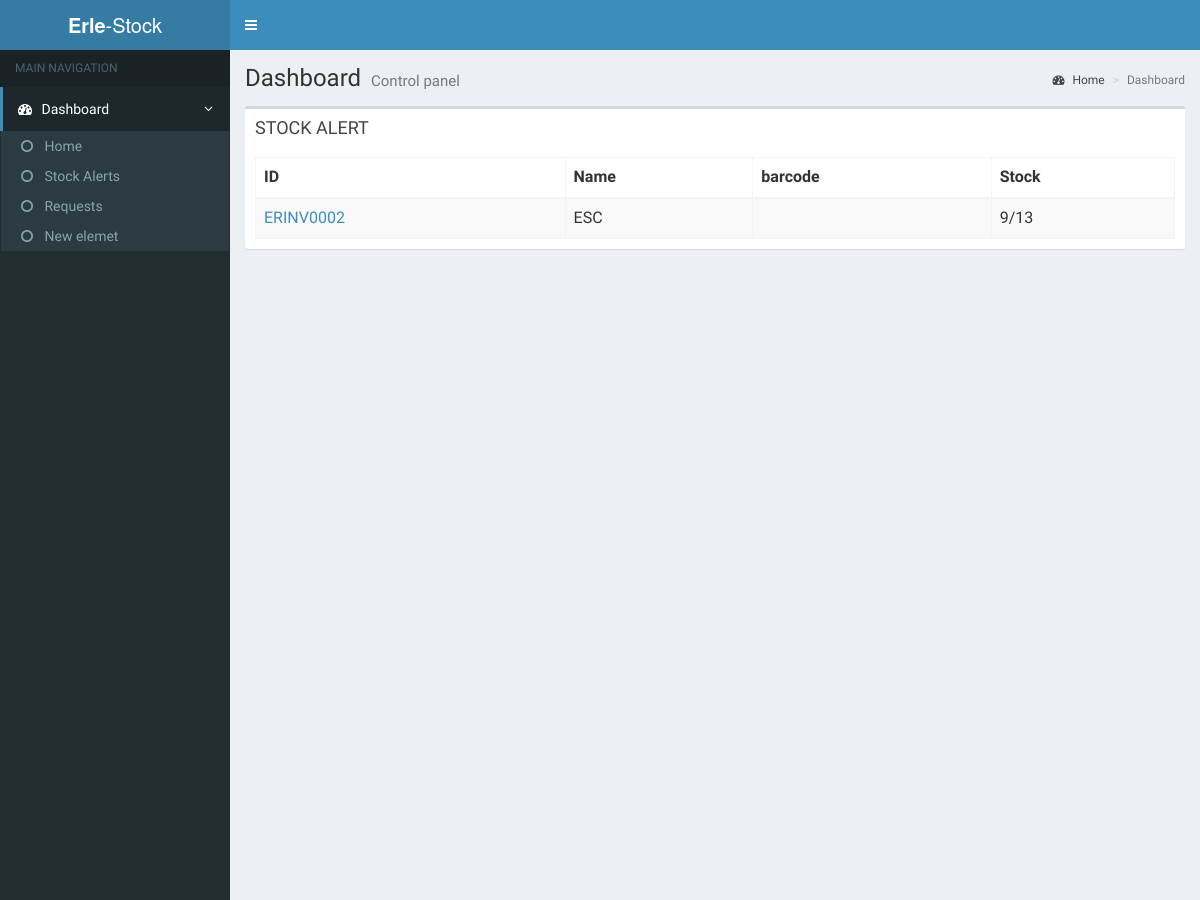
The page /stock_alerts.php (upper part) on the database as committed earlier.
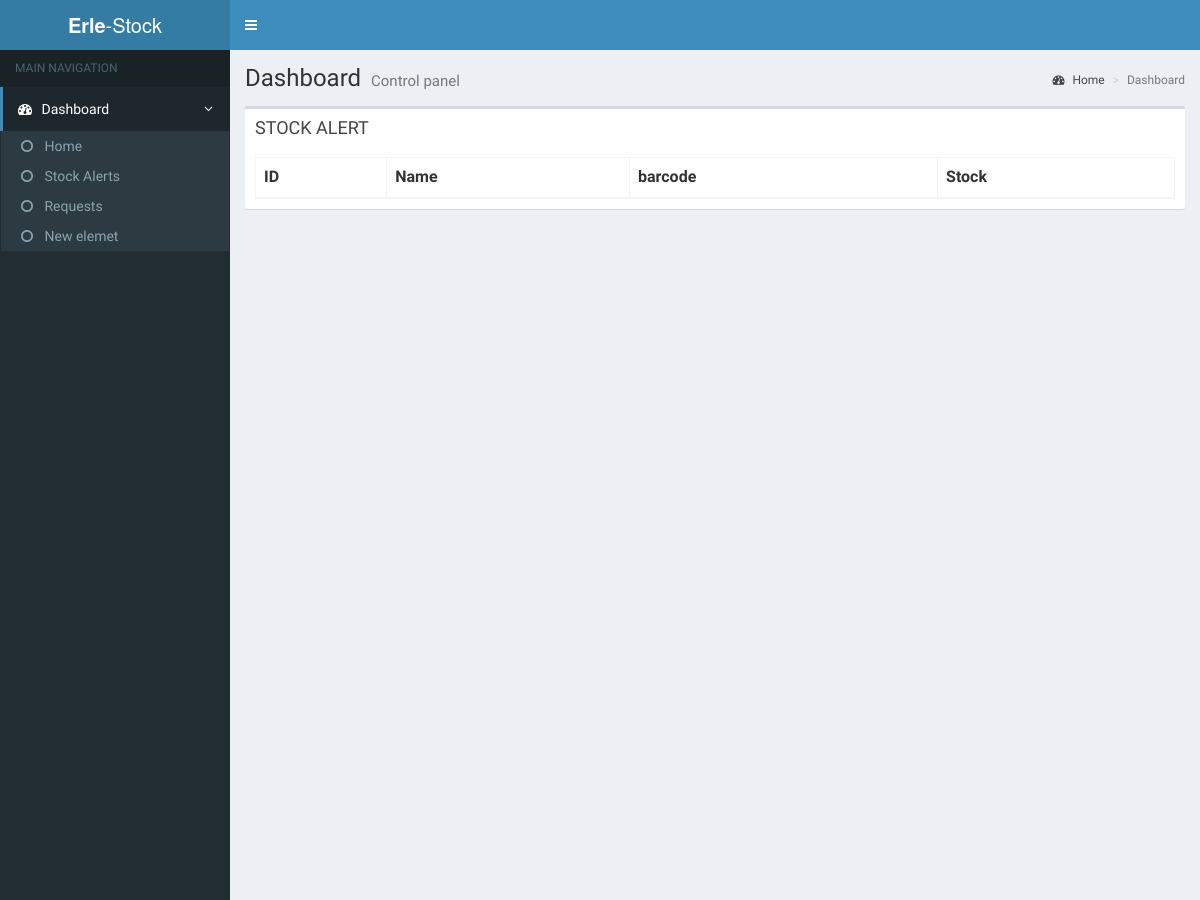
The same page on the database as committed later.
### tables this page shows
CREATE TABLE `item` (
  `id` int(11) NOT NULL,
  `name` varchar(200) NOT NULL,
  `barcode` int(12) DEFAULT NULL,
  `stock` int(11) NOT NULL,
  `alerta` int(11) NOT NULL DEFAULT '10'
);

### stock_alerts.php (the view, shortened to what this page needs)
<?php include('includes/alt.php');
  include('includes/conectar.php');
  $sql = "SELECT `id`, `name`, `barcode`, `stock`, `alerta` FROM `item` WHERE `stock` < `alerta`";
  $querAlert=mysqli_query($con,$sql);
?>
  <div class="content-wrapper">
    <section class="content-header">
      <h1>
        Dashboard
        <small>Control panel</small>
      </h1>
      <ol class="breadcrumb">
        <li><a href="#"><i class="fa fa-dashboard"></i> Home</a></li>
        <li class="active">Dashboard</li>
      </ol>
    </section>
    <section class="content">
      <div class="row">
        <div class="col-xs-12">
              <div class="box">
                <div class="box-header">
                  <h3 class="box-title">STOCK ALERT</h3>
                </div>
                <div class="box-body">
                  <table id="example1" class="table table-bordered table-striped">
                    <thead>
                    <tr>
                      <th>ID</th>
                      <th>Name</th>
                      <th>barcode</th>
                      <th>Stock</th>
                    </tr>
                    </thead>
                    <tbody>
                      <?php while($resul = mysqli_fetch_assoc($querAlert)) {
                        $resulID=$resul['id'];
                        $resulNombre=$resul['name'];
                        $resulBarcode=$resul['barcode'];
                        $resulStock=$resul['stock'];
                        $resulAlert=$resul['alerta'];
                        ?>
                            <tr>
                              <td><a target="item" href="item.php?id=<?php echo sprintf('%04d', $resulID);?>"><?php echo "ERINV".sprintf('%04d', $resulID);?></a></td>
                              <td><?php echo $resulNombre;?></td>
                              <td><?php echo $resulBarcode;?></td>
                              <td><?php echo $resulStock;?>/<?php echo $resulAlert;?></td>
                            </tr>
                      <?php } ?>
                  </table>
                </div>
              </div>
            </div>
          </div>
      </section>
  </div>
<?php include('includes/bottom.php');?>

Rows that differ between the two databases and show on the page:
no longer on this page (row edited): item: id "0002", name "ESC", stock "9", alerta "13"
